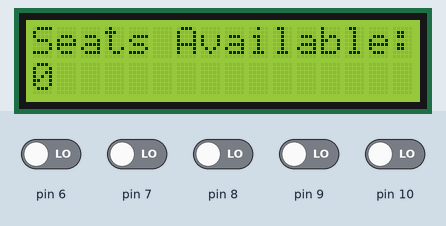
Bench run of a sketch on a simulated Arduino Uno, built with avr-gcc and run on an emulated ATmega328P. Parts: 16×2 character LCD. The test bench sets the inputs (shaded band); at power-on: pin 6–10 LOW. What the sketch prints to the serial monitor is not drawn.

Above: at 1.2 s.
1.3 s: pin 6 driven HIGH
At 2.3 s:
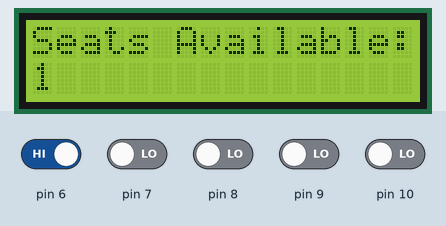
2.8 s: pin 7 driven HIGH
At 3.6 s:
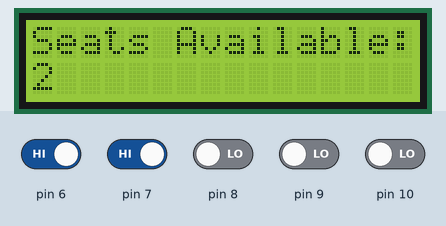
4.3 s: pin 8 driven HIGH
At 4.9 s:
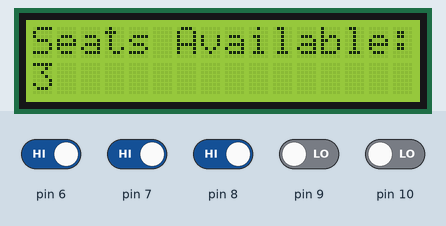
5.8 s: pin 9 driven HIGH
At 6.2 s:
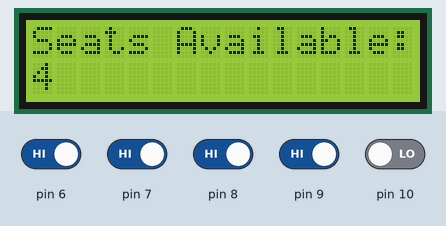
7.3 s: pin 10 driven HIGH
At 8.7 s:
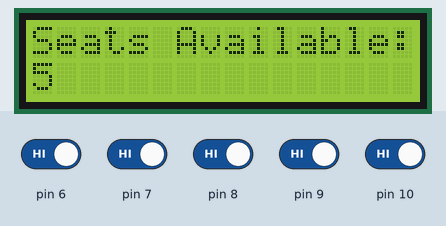
Timing chart, 0 to 9.8 s (numbered marks = the images above; inputs shaded):
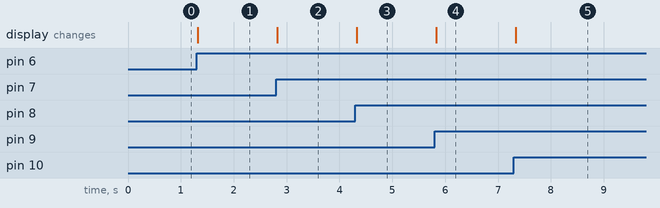

Measured:
- after the input at 1.3 s, the display: changes at once (image 1)
- after the input at 2.8 s, the display: changes at once (image 2)
- after the input at 4.3 s, the display: changes at once (image 3)
- after the input at 5.8 s, the display: changes at once (image 4)
- after the input at 7.3 s, the display: changes at once (image 5)

The sketch:

slave1.ino
```cpp
/*
 * Slave One Arduino Program written by Maksim Stojkovic 2018
 * Team Sitz submission for Project Arduino Competition - Thales
 */

#include <Wire.h> // Loads the library for Wire, which is used for I2C communication
#include <LiquidCrystal.h> // Loads the library for LiquidCrystal, which is used to display carriage information on external LCD screens

// Initialises constants used for I2C communication, such as the range of addresses to check, and the delay between checks
const int ADDRESS = 1;
const int DATA_SIZE = 2;
const int DELAY = 250;
const int MAX_SEATS = 5;

// Initialises the pinouts for the LCD screen and creates an new LiquidCrystal Instance
const int rs = 12, en = 11, d4 = 5, d5 = 4, d6 = 3, d7 = 2;
LiquidCrystal lcd(rs, en, d4, d5, d6, d7);

// Creates an empty array which will be populated with information from the current carriage
byte data[DATA_SIZE];

// Starts the Serial output for debugging purposes,
// as well as start-up operations for the LCD and I2C comm. and pin modes
void setup() {
  Serial.begin(9600);
  Serial.println("SLAVE ONE ENABLED");
  Serial.println("****************");

  lcd.begin(16, 2);
  lcd.clear();
  lcd.print("Seats Available:");

  Wire.begin(ADDRESS);
  Wire.onRequest(sendData);

  pinMode(6, INPUT);
  pinMode(7, INPUT);
  pinMode(8, INPUT);
  pinMode(9, INPUT);
  pinMode(10, INPUT);
}

void loop() {
  // Reads the value of 5 pins to determine whether seats are occupied
  int b1 = 1 - digitalRead(6);
  int b2 = 1 - digitalRead(7);
  int b3 = 1 - digitalRead(8);
  int b4 = 1 - digitalRead(9);
  int b5 = 1 - digitalRead(10);

  int sum = MAX_SEATS - (b1 + b2 + b3 + b4 + b5);

  // Assigns the total number of seats to the second element in the data array
  data[0] = ADDRESS;
  data[1] = sum;

  // Prints the number of seats available on an external LCD screen
  lcd.setCursor(0, 1);
  lcd.print(sum);
  lcd.print("   "); // Erases any residual characters on the LCD without needed to use clear()

  delay(DELAY);
}

void sendData() {
  // When data is requested from this slave, the data array is sent
  Wire.write(data, DATA_SIZE);

  // The number of seats available is printed to the Serial for debugging
  Serial.print("Seats Available: ");
  Serial.println(data[1]);
}
```
